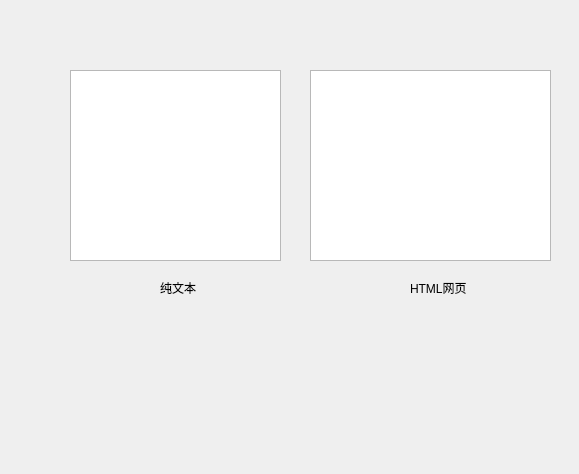
<?xml version="1.0" encoding="UTF-8"?>
<ui version="4.0">
 <class>Form</class>
 <widget class="QWidget" name="Form">
  <property name="geometry">
   <rect>
    <x>0</x>
    <y>0</y>
    <width>579</width>
    <height>474</height>
   </rect>
  </property>
  <property name="windowTitle">
   <string>Form</string>
  </property>
  <widget class="QTextEdit" name="textEdit">
   <property name="geometry">
    <rect>
     <x>70</x>
     <y>70</y>
     <width>211</width>
     <height>191</height>
    </rect>
   </property>
   <property name="lineWrapMode">
    <enum>QTextEdit::FixedColumnWidth</enum>
   </property>
   <property name="lineWrapColumnOrWidth">
    <number>5</number>
   </property>
   <property name="overwriteMode">
    <bool>false</bool>
   </property>
   <property name="cursorWidth">
    <number>22</number>
   </property>
  </widget>
  <widget class="QTextEdit" name="textEdit_2">
   <property name="geometry">
    <rect>
     <x>310</x>
     <y>70</y>
     <width>241</width>
     <height>191</height>
    </rect>
   </property>
  </widget>
  <widget class="QLabel" name="label">
   <property name="geometry">
    <rect>
     <x>160</x>
     <y>280</y>
     <width>53</width>
     <height>15</height>
    </rect>
   </property>
   <property name="text">
    <string>纯文本</string>
   </property>
  </widget>
  <widget class="QLabel" name="label_2">
   <property name="geometry">
    <rect>
     <x>410</x>
     <y>280</y>
     <width>71</width>
     <height>16</height>
    </rect>
   </property>
   <property name="text">
    <string>HTML网页</string>
   </property>
  </widget>
 </widget>
 <resources/>
 <connections/>
</ui>
